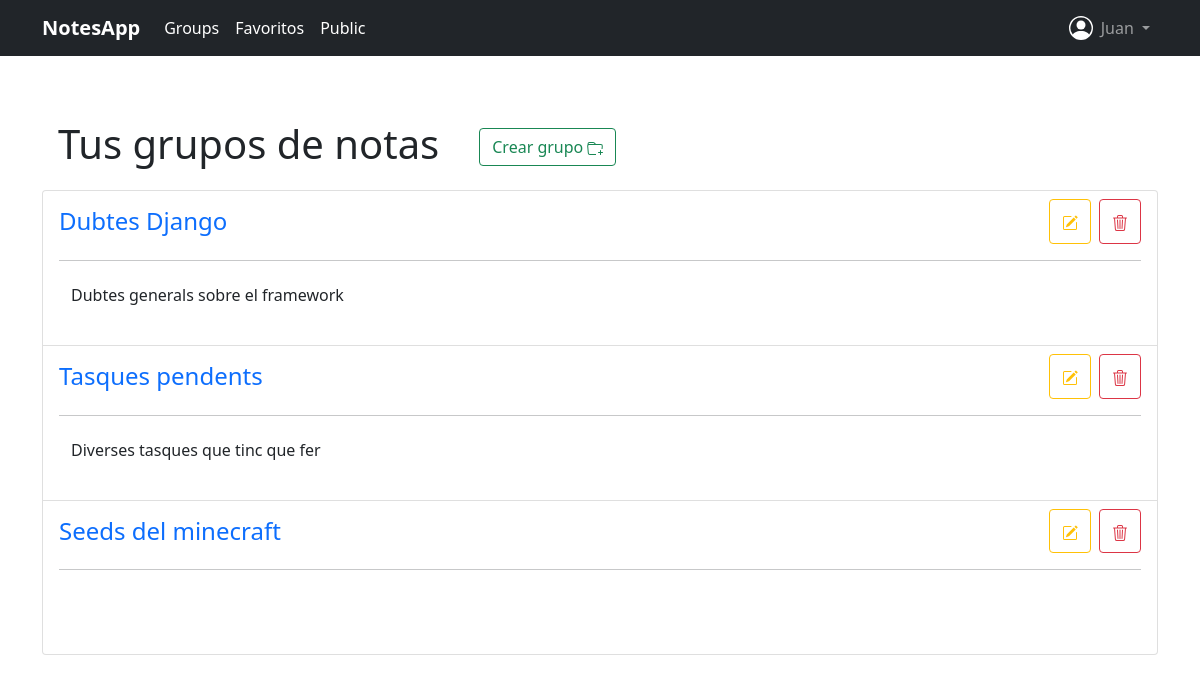
Page /myapp/groups/ (signed in) on the committed database.
### myapp/models.py (models this page shows, shortened)
class NotesGroup(models.Model):
    title = models.CharField(null=False, max_length=50)
    description = models.TextField()
    user = models.ForeignKey(User, on_delete=models.CASCADE, null=True)

### myapp/views.py (the view)
# urls.py: path('groups/', notesGroups, name='notes_groups'),
@login_required
@require_GET
def notesGroups(request: HttpRequest):
    notesGroups = NotesGroup.objects.all()
    return render(request, 'notes_groups.html', {"notes_groups_list": notesGroups})

### myapp/templates/notes_groups.html (shortened to what this page needs)
{% extends 'base.html' %}
{% block content %}
<div class="container">
    <header class="d-flex flex-wrap">
        <h1 class="text-center m-3">Tus grupos de notas</h1>
        <button type="button" class="btn btn-outline-success m-4" data-bs-toggle="modal" data-bs-target="#create_group_modal">
            Crear grupo
            <i>
            </i>
        </button>
    </header>
    <table>
        <ul class="list-group">
            {% for notes_group in notes_groups_list %}
                {% if notes_group.user == user %}
                    <li class="list-group-item">
                        <header class="d-flex flex-wrap">
                            <h4 class="flex-grow-1 mt-2"><a class="text-decoration-none" href="/myapp/group/{{ notes_group.id }}">{{ notes_group.title }}</a></h4>
                            <button type="button" class="btn btn-outline-warning me-2" data-bs-toggle="modal" data-bs-target="#update_group_modal{{ notes_group.id }}">
                            </button>
                            <button type="button" class="btn btn-outline-danger" data-bs-toggle="modal" data-bs-target="#delete_group_modal{{ notes_group.id }}">
                            </button>
                        </header>
                        <hr>
                        <form id="{{ notes_group.id }}" action={% url 'notes_groups_update' notes_group.id %} method="post">
                            <textarea style="resize: none; border: 0px;" class="form-control" name="description" onchange="document.getElementById({{ notes_group.id }}).submit()">{{ notes_group.description }}</textarea>
                        </form>
                    </li>
                {% endif %}
            {% endfor %}
        </ul>
    </table>
</div>
{% endblock %}

### myapp/templates/base.html (shortened to what this page needs)
{% load static %}
<!DOCTYPE html>
<html lang="en">
<head>
    <link rel="stylesheet" href={% static 'css/bootstrap.min.css' %}>
</head>
<body>
    <div class="mb-5">
        <nav class="navbar navbar-expand-lg bg-dark navbar-dark">
            <div class="container">
                <a class="navbar-brand fw-bold bs-body-light" href={% url 'home' %}>NotesApp</a>
                <div class="collapse navbar-collapse" id="navbarSupportedContent">
                    <ul class="navbar-nav me-auto mb-2 mb-lg-0">
                        {% if not user.is_authenticated %}
                            <li class="nav-item">
                                <a class="nav-link active" aria-current="page" href={% url 'login' %}>Login</a>
                            </li>
                            <li class="nav-item">
                                <a class="nav-link active" aria-current="page" href={% url 'register' %}>Register</a>
                            </li>
                        {% else %}
                            <li class="nav-item">
                                <a class="nav-link active" aria-current="page" href={% url 'notes_groups' %}>Groups</a>
                            </li>
                            <li class="nav-item">
                                <a class="nav-link active" aria-current="page" href={% url 'favourite_notes' user.id %}>Favoritos</a>
                            </li>
                            <li class="nav-item">
                                <a class="nav-link active" aria-current="page" href={% url 'public_notes' %}>Public</a>
                            </li>
                        {% endif %}
                    </ul>
                </div>
                {% if user.is_authenticated %}
                    <div class="collapse navbar-collapse">
                        <ul class="navbar-nav ms-auto mb-lg-0">
                            <li class="nav-item">
                                <i>
                                </i>
                            </li>
                            <li class="nav-item dropdown">
                                <a class="nav-link dropdown-toggle {% if user.is_staff %}text-danger{% endif %}" href="#" id="navbarDropdownMenuLink" role="button" data-bs-toggle="dropdown" aria-expanded="false">
                                    {{ user }}
                                </a>
                            </li>
                        </ul>
                    </div>
                {% endif %}
            </div>
        </nav>
    </div>
    {% block content %}
    {% endblock %}
</body>
</html>

### rows in the picture
NotesGroup: title "Dubtes Django", description "Dubtes generals sobre el framework"
NotesGroup: title "Tasques pendents", description "Diverses tasques que tinc que fer"
NotesGroup: title "Seeds del minecraft"

### other values in the picture
{{ user }} "Juan"
